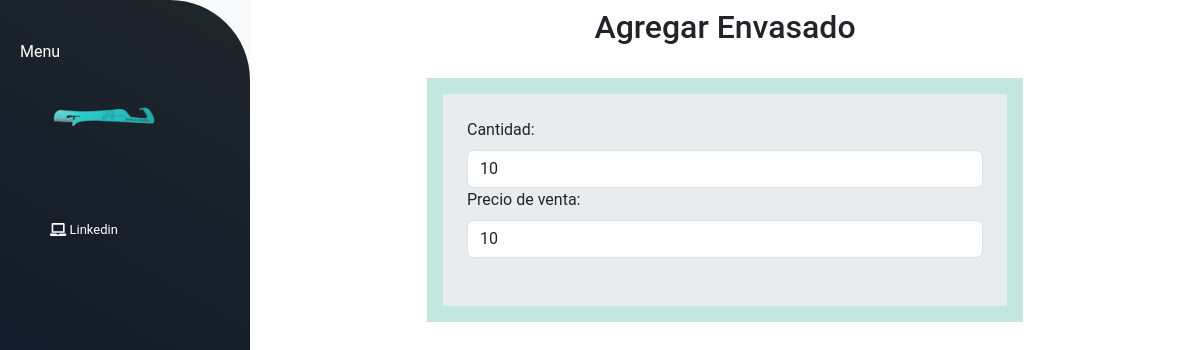
Before: /envasados/agregar_sub_producto/1/ with the older database file.
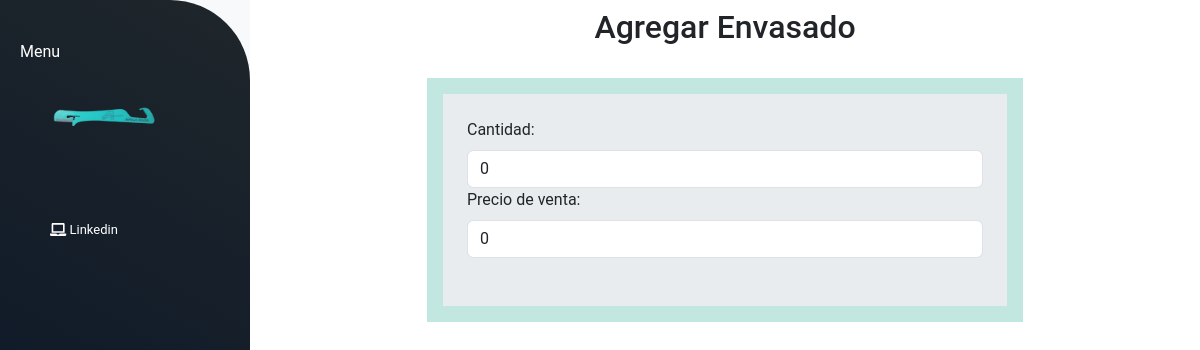
After: the same page with the newer database file.
### envasado/models.py (models this page shows, shortened)
class Envasado(models.Model):
    nombre = models.CharField(max_length=100, default='')
    produccion = models.ForeignKey(Produccion, on_delete=models.CASCADE, related_name='envasado', null=True)
    cantidad = models.IntegerField(default=0)
    total = models.IntegerField(default=0)
    class Meta:
        db_table = 'envasado'
        verbose_name = "envasado"

### envasado/views.py (the view)
# urls.py: path('agregar_sub_producto/<int:id>/', views.agregar_sub_producto, name='agregar_sub_producto'),
def agregar_sub_producto(request, id):
    envasado = get_object_or_404(Envasado, pk=id)
    if request.method == 'POST':
        form = EnvasadoForm(request.POST)
        if form.is_valid():
            nueva_cantidad = form.cleaned_data['cantidad']
            nuevo_valor = form.cleaned_data['nuevo_valor']
            produccion_id = form.cleaned_data['produccion_seleccionada']
            produccion_seleccionada = Produccion.objects.get(id=produccion_id)
            if nueva_cantidad == 0:
                messages.error(request, "No puede ingresar 0 sub producto")
                return render(request, 'agregar_sub_producto.html', {'form': form, 'envasado': envasado})
            if nueva_cantidad < 0:
                messages.error(request, "La cantidad no puede ser negativa")
                return render(request, 'agregar_sub_producto.html', {'form': form, 'envasado': envasado})
            valor_produccion = 0
            if produccion_seleccionada.produccion_cantidad >= nueva_cantidad:
                descuento_valor = (nueva_cantidad / produccion_seleccionada.produccion_cantidad) * produccion_seleccionada.produccion_total
                produccion_seleccionada.produccion_total -= descuento_valor
                produccion_seleccionada.produccion_cantidad -= nueva_cantidad
                produccion_seleccionada.save()
                envasado.cantidad += nueva_cantidad
                envasado.produccion = produccion_seleccionada
                envasado.total += (nuevo_valor * descuento_valor)
                envasado.save()
                return redirect('mostrar_envasado')
            else:
                messages.warning(request, f"No hay suficiente stock de {produccion_seleccionada.nombre}")
                return render(request, 'agregar_sub_producto.html', {'form': form, 'envasado': envasado})
        else:
            form = EnvasadoForm(initial={
                'cantidad': envasado.cantidad
            })
    else:
        form = EnvasadoForm(initial={
            'cantidad': envasado.cantidad
        })
    return render(request, 'agregar_sub_producto.html', {'form': form, 'envasado': envasado})

### envasado/forms.py
class EnvasadoForm(forms.Form):
    cantidad = forms.IntegerField()
    nuevo_valor = forms.IntegerField()
    produccion_choices = [(produccion.id, produccion.nombre) for produccion in Produccion.objects.all()]
    produccion_seleccionada = forms.ChoiceField(choices=produccion_choices, widget=forms.Select())

### envasado/templates/agregar_sub_producto.html (shortened to what this page needs)
{% extends "materias_primas/layout.html" %}
{% load static %}
{% block content %}
    <div class="container-fluid ">
        <div class="d-flex flex-column align-items-center">
            <h2 class="mb-3 mt-2">Agregar Envasado</h2>
            <div class="d-flex justify-content-center mt-3 mb-5" style="background-color: #c2e7e1;">
                <form class="m-3 p-4 bg-body-secondary" method="post" action="{% url 'agregar_sub_producto' envasado.id%}"  enctype="multipart/form-data">
                    <div class="row mb-4">
                        <div class="form-outline w-100">
                            <label class="form-label" for="cantidad">Cantidad: </label>
                            <input type="number" id="cantidad" name="cantidad" class="form-control" value="{{ envasado.cantidad }}"/>
                        </div>
                        <div class="form-outline w-100">
                            <label class="form-label" for="nuevo_valor">Precio de venta: </label>
                            <input type="number" id="nuevo_valor" name="nuevo_valor" class="form-control" value="{{ envasado.cantidad }}"/>
                        </div>
                    </div>
                </form>
            </div>
        </div>
    </div>
{% endblock %}

Changed rows visible on the page:
changed Envasado: cantidad "10" → "0"; nuevo_valor "10" → "0"
